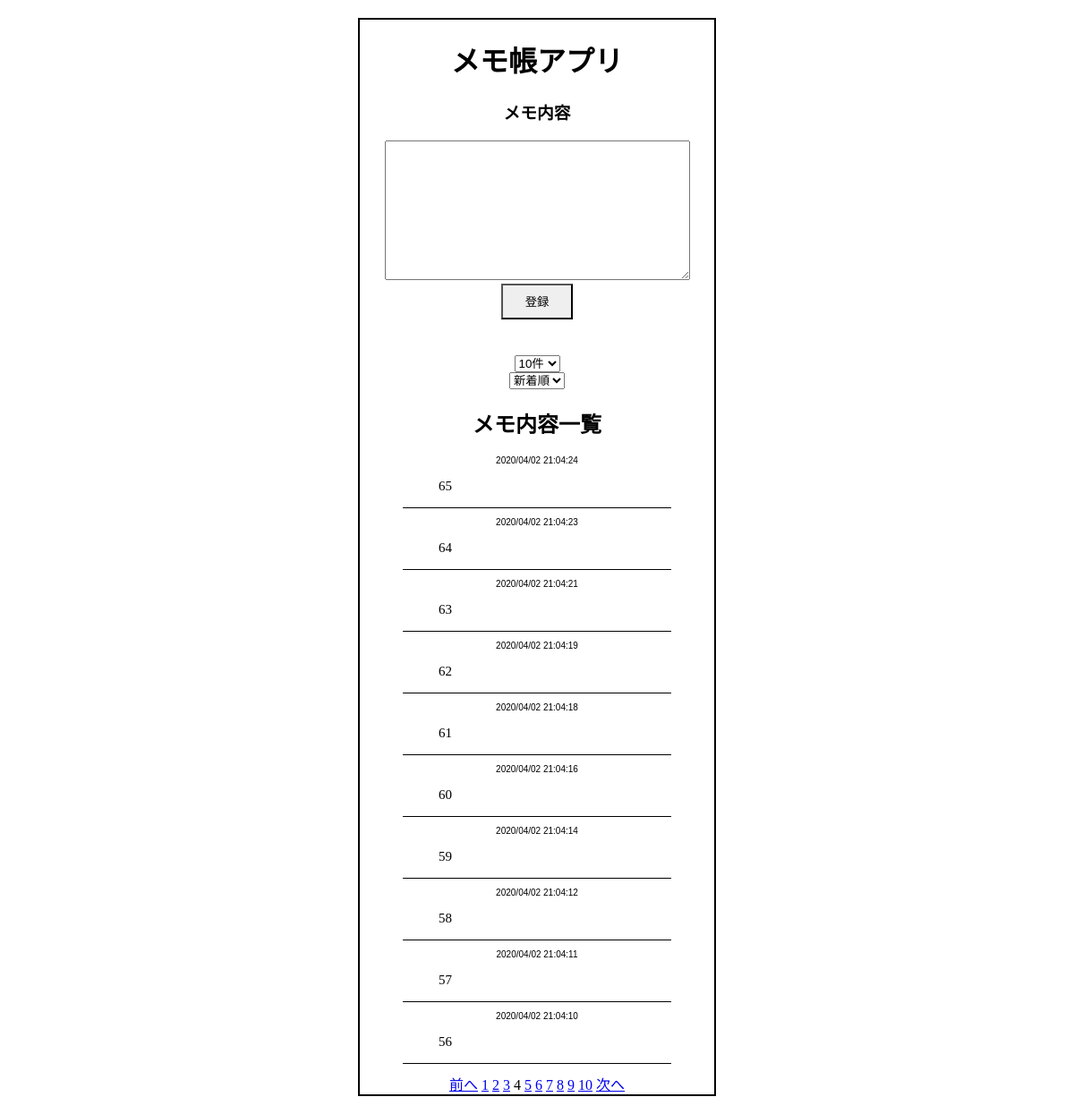
/4, run on the app's committed database.
### memo_app/models.py (models this page shows, shortened)
class Memo(models.Model):
    content = models.CharField(max_length=2000)
    update_datetime = models.DateTimeField(auto_now_add=True)

### memo_app/views.py (the view)
# urls.py: path('', views.index, name='index'),
def index(request, now_page=1):
    if 'record_number' in request.session:
        record_number = request.session['record_number']
    else:
        record_number = 10
    record_number_form = RecordNumberForm()
    record_number_form.initial = {'record_number': str(record_number)}
    if 'order_option' in request.session:
        order_option = request.session['order_option']
    else:
        order_option = 'new'
    order_option_form = SortForm()
    order_option_form.initial ={'order_option': str(order_option)}
    if order_option == 'new':
        memos = Memo.objects.all().order_by('update_datetime').reverse()
    else:
        memos = Memo.objects.all().order_by('update_datetime')
    page = Paginator(memos, record_number)
    params = {
        'page': page.get_page(now_page),
        'form': PostForm(),
        'record_number_form': record_number_form,
        'order_option_form': order_option_form,
}
    return render(request, 'index.html', params)

### memo_app/forms.py
class PostForm(forms.ModelForm):
    class Meta:
        model = Memo
        fields = ['content']
        widgets = {
            'content': forms.Textarea
        }

class RecordNumberForm(forms.Form):
    record_number = forms.ChoiceField(
        widget=forms.Select(attrs={'onchange': 'submit(this.form)'}),
        choices=CHOICE_FIELD_RECODE_NUMBERS
    )

### memo_app/templates/index.html (shortened to what this page needs)
 {% extends "layout.html" %}
 {% block content %}
    <h1>メモ帳アプリ</h1>
    <div class="memo-form">
      <h3>メモ内容</h3>
      <form action="{% url 'post' %}" method="post">
        <div class="text-memo">
          {{ form.content }}
        </div>
        <div class="post-form">
            <input id='submit-button' type="submit" value="登録" class="post-botton">
        </div>
      </form>
    </div>
    <form action="{% url 'set_record_number' %}" method="post">
        <div class="slct01">
            {{ record_number_form.record_number }}
        </div>
    </form>
    <form action="{% url 'set_order_option' %}" method="post">
        <div class="slct02">
            {{ order_option_form.order_option }}
        </div>
    </form>
  <div class="top_box">
    <h2>メモ内容一覧</h2>
    {% for memo in page %}
    <div class="memo_contents">
      <p class="time">{{ memo.update_datetime|date:"Y/m/d H:m:s" }}</p>
      <p class="contents">{{ memo.content }}</p>
    </div>
    {% endfor %}
  </div>
  <div class="pagination">
    {% if page.has_previous %}
    <a href="{% url 'index' %}{{ page.previous_page_number }}">前へ</a>
    {% endif %}
    {% for num in page.paginator.page_range %}
        {% if page.number == num %}
            <span class="current">{{ page.number }}</span>
        {% else %}
            <a href="{% url 'index' %}{{ num }}">{{ num }}</a>
        {% endif %}
    {% endfor %}
    {% if page.has_next %}
    <a href="{% url 'index' %}{{ page.next_page_number }}">次へ</a>
    {% endif %}
  </div>
</body>
{% endblock %}

### memo_app/static/style.css (style rules this page uses)
body { text-align:center; border:2px solid #000; margin:20px 400px; }
h1 { font-family:serif; }
.post-form { margin:0 auto; height:80px; }
#submit-button { height:40px; width:80px; border-radius: 0; }
.memo_contents { margin:10px auto; border-bottom: 0.5px solid #000; width:300px; }
.time { font-size: 10px; font-family: sans-serif; }
.contents { text-align:left; padding-left:40px; font-size: 15px; font-family:serif; }

### data on the page
Memo: update_datetime "2020/04/02 21:04:24", content "65"
Memo: update_datetime "2020/04/02 21:04:23", content "64"
Memo: update_datetime "2020/04/02 21:04:21", content "63"
Memo: update_datetime "2020/04/02 21:04:19", content "62"
Memo: update_datetime "2020/04/02 21:04:18", content "61"
Memo: update_datetime "2020/04/02 21:04:16", content "60"
Memo: update_datetime "2020/04/02 21:04:14", content "59"
Memo: update_datetime "2020/04/02 21:04:12", content "58"
Memo: update_datetime "2020/04/02 21:04:11", content "57"
Memo: update_datetime "2020/04/02 21:04:10", content "56"

### other printed values
{{ num }} "1" "2" "3" "5" "6" "7" "8" "9" "10"
{{ page.number }} "4"
